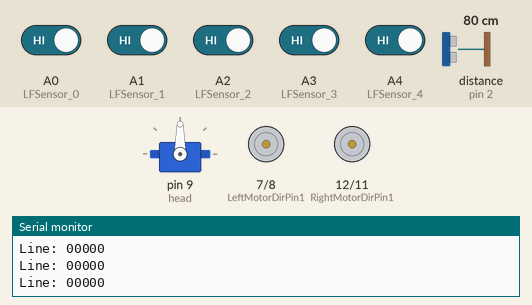
Bench run of a sketch on a simulated Arduino Uno, built with avr-gcc and run on an emulated ATmega328P. Parts: servo, motor-driver pin pairs drawn as motors (green arrow = first pin HIGH = forward, orange = second pin HIGH = backward, longer = more drive, scaled by the enable pin), the last lines printed to the serial monitor. Wiring (inferred from the names in the program): ultrasonic range finder: trigger pin 10; echo pin 2. The test bench sets the inputs (shaded band); at power-on: A0 (LFSensor_0), A1 (LFSensor_1), A2 (LFSensor_2), A3 (LFSensor_3), A4 (LFSensor_4) HIGH, distance to the obstacle (sensor on pin 2) 80 cm. The echo pulse lasts 58.3 µs per cm.

Above: at 1.2 s.
1.3 s: distance to the obstacle (sensor on pin 2) set to 33 cm
3.7 s: distance to the obstacle (sensor on pin 2) set to 27 cm
At 5.7 s:
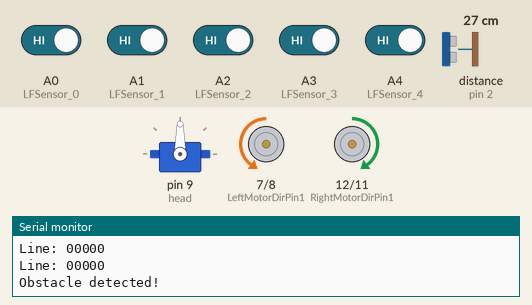
At 6.5 s:
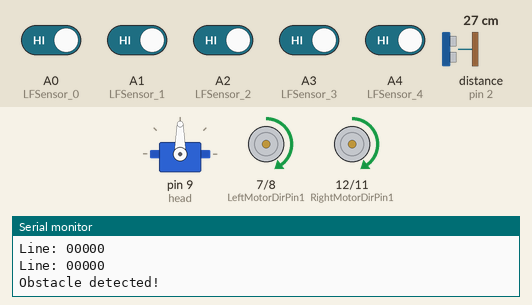
9.9 s: A2 (LFSensor_2) driven LOW
At 15.9 s:
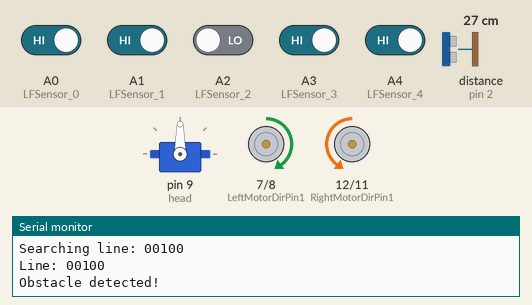
Timing chart, 0 to 19.0 s (numbered marks = the images above; inputs shaded):
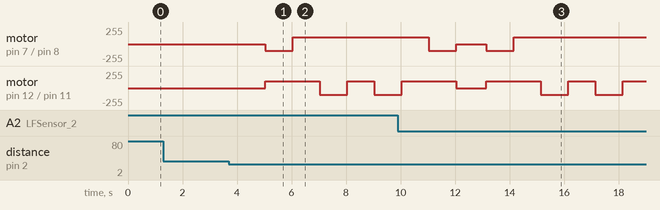

Measured:
- the behaviour switches between 31 and 30 cm on distance to the obstacle (sensor on pin 2) (found by bisection; images 0 and 1)

The sketch:

final_version_track_obstacle.ino
```cpp
#include <Servo.h>

// === PIN ASSIGNMENTS ===
#define LFSensor_0 A0
#define LFSensor_1 A1
#define LFSensor_2 A2
#define LFSensor_3 A3
#define LFSensor_4 A4

#define speedPinR 3
#define RightMotorDirPin1 12
#define RightMotorDirPin2 11
#define speedPinL 6
#define LeftMotorDirPin1 7
#define LeftMotorDirPin2 8

#define trigPin 10
#define echoPin 2

#define FAST_SPEED 100
#define SLOW_SPEED 65

Servo head; // Déclaration du servo moteur

// === MOTOR CONTROL FUNCTIONS ===
void go_Advance() {
  digitalWrite(RightMotorDirPin1, HIGH);
  digitalWrite(RightMotorDirPin2, LOW);
  digitalWrite(LeftMotorDirPin1, HIGH);
  digitalWrite(LeftMotorDirPin2, LOW);
}

void go_Back() {
  digitalWrite(RightMotorDirPin1, LOW);
  digitalWrite(RightMotorDirPin2, HIGH);
  digitalWrite(LeftMotorDirPin1, LOW);
  digitalWrite(LeftMotorDirPin2, HIGH);
}

void go_Left() {
  digitalWrite(RightMotorDirPin1, HIGH);
  digitalWrite(RightMotorDirPin2, LOW);
  digitalWrite(LeftMotorDirPin1, LOW);
  digitalWrite(LeftMotorDirPin2, HIGH);
}

void go_Right() {
  digitalWrite(RightMotorDirPin1, LOW);
  digitalWrite(RightMotorDirPin2, HIGH);
  digitalWrite(LeftMotorDirPin1, HIGH);
  digitalWrite(LeftMotorDirPin2, LOW);
}

void stop_Stop() {
  digitalWrite(RightMotorDirPin1, LOW);
  digitalWrite(RightMotorDirPin2, LOW);
  digitalWrite(LeftMotorDirPin1, LOW);
  digitalWrite(LeftMotorDirPin2, LOW);
}

void set_Motorspeed(int speed_L, int speed_R) {
  analogWrite(speedPinL, speed_L);
  analogWrite(speedPinR, speed_R);
}

// === INITIALIZATION ===
void init_GPIO() {
  pinMode(RightMotorDirPin1, OUTPUT);
  pinMode(RightMotorDirPin2, OUTPUT);
  pinMode(speedPinR, OUTPUT);
  pinMode(LeftMotorDirPin1, OUTPUT);
  pinMode(LeftMotorDirPin2, OUTPUT);
  pinMode(speedPinL, OUTPUT);

  pinMode(LFSensor_0, INPUT);
  pinMode(LFSensor_1, INPUT);
  pinMode(LFSensor_2, INPUT);
  pinMode(LFSensor_3, INPUT);
  pinMode(LFSensor_4, INPUT);

  pinMode(trigPin, OUTPUT);
  pinMode(echoPin, INPUT);

  stop_Stop();
}

// === READ LINE SENSORS ===
String read_sensor_values() {
  int sensorvalue = 32;
  int sensor[5];
  sensor[0] = !digitalRead(LFSensor_0);
  sensor[1] = !digitalRead(LFSensor_1);
  sensor[2] = !digitalRead(LFSensor_2);
  sensor[3] = !digitalRead(LFSensor_3);
  sensor[4] = !digitalRead(LFSensor_4);
  sensorvalue += sensor[0]*16 + sensor[1]*8 + sensor[2]*4 + sensor[3]*2 + sensor[4];
  String senstr = String(sensorvalue, BIN);
  senstr = senstr.substring(1, 6); // Keep only 5 bits
  return senstr;
}

// === READ ULTRASONIC SENSOR ===
long readUltrasonicDistance() {
  digitalWrite(trigPin, LOW);
  delayMicroseconds(2);
  digitalWrite(trigPin, HIGH);
  delayMicroseconds(10);
  digitalWrite(trigPin, LOW);

  long duration = pulseIn(echoPin, HIGH);
  long distance = duration * 0.034 / 2; // distance in cm
  return distance;
}

// === LINE TRACKING LOGIC ===
void auto_tracking() {
  String sensorval = read_sensor_values();
  Serial.println("Line: " + sensorval);

  if (sensorval == "10000"  || sensorval == "01000" || sensorval == "11000") {
    go_Left();
    set_Motorspeed(FAST_SPEED, FAST_SPEED);
  }
  else if (sensorval == "00001" || sensorval == "00010" || sensorval == "00011") {
    go_Right();
    set_Motorspeed(FAST_SPEED, FAST_SPEED);
  }
  else if (sensorval == "00000") {
    stop_Stop();
    set_Motorspeed(0, 0);
  }
  else if (sensorval == "11111" || sensorval == "00100") {
    go_Advance();
    set_Motorspeed(FAST_SPEED, FAST_SPEED); // move straight
  }
  else if (sensorval == "01100" || sensorval == "10100" || sensorval == "11100") {
    go_Advance();
    set_Motorspeed(SLOW_SPEED, FAST_SPEED); // slight left
  }
  else if (sensorval == "00101" || sensorval == "00110" || sensorval == "00111") {
    go_Advance();
    set_Motorspeed(FAST_SPEED, SLOW_SPEED); // slight right
  }
}

// === OBSTACLE AVOIDING LOGIC ===
void auto_avoidance() {
  Serial.println("Obstacle detected!");

  stop_Stop();
  delay(1000);

  // Turn right to avoid
  go_Left();
  set_Motorspeed(FAST_SPEED, FAST_SPEED);
  delay(1000);

  // Move forward to bypass the obstacle
  go_Advance();
  set_Motorspeed(FAST_SPEED, FAST_SPEED);
  delay(1000);

  // Turn right to avoid
  go_Right();
  set_Motorspeed(FAST_SPEED, FAST_SPEED);
  delay(1000);

  // Move forward to bypass the obstacle
  go_Advance();
  set_Motorspeed(FAST_SPEED, FAST_SPEED);
  delay(1000);

  // Turn right to avoid
  go_Right();
  set_Motorspeed(FAST_SPEED, FAST_SPEED);
  delay(1000);

  // Move forward to bypass the obstacle
  go_Advance();
  set_Motorspeed(FAST_SPEED, FAST_SPEED);
  delay(1000);

  // Turn right to avoid
  go_Left();
  set_Motorspeed(FAST_SPEED, FAST_SPEED);
  delay(1000);

  stop_Stop();
  delay(100);

  // Try to find the line again
  while (true) {
    String sensorval = read_sensor_values();
    Serial.println("Searching line: " + sensorval);

    if(
      sensorval == "00001" || sensorval == "00010"
    || sensorval == "00011" || sensorval == "00100"
    || sensorval == "00101" || sensorval == "00110"
    || sensorval == "00111" || sensorval == "01000"
    || sensorval == "01001" || sensorval == "01010"
    || sensorval == "01011" || sensorval == "01100"
    || sensorval == "01101" || sensorval == "01111"
    || sensorval == "10001" || sensorval == "10010"
    || sensorval == "10011" || sensorval == "10100"
    || sensorval == "10101" || sensorval == "10110"
    || sensorval == "10111" || sensorval == "11000"
    || sensorval == "11001" || sensorval == "11010"
    || sensorval == "11011" || sensorval == "11100"
    || sensorval == "11101" || sensorval == "11111"
    )
    {
      break;
    }
  }
}

// === SETUP AND LOOP ===
void setup() {
  Serial.begin(9600);
  init_GPIO();
  head.attach(9); // ATTACHER ton servo sur le pin 5 (change si nécessaire)
  head.write(90); // Mettre immédiatement le servo à 90°
}

unsigned long lastUltrasonicCheck = 0;
const unsigned long ultrasonicInterval = 500; // Mesure toutes les 100ms

void loop() {
  unsigned long currentMillis = millis();

  // Vérifier la distance toutes les 100ms
  if (currentMillis - lastUltrasonicCheck >= ultrasonicInterval) {
    lastUltrasonicCheck = currentMillis;
    long distance = readUltrasonicDistance();

    // --- FILTRE ---
    if (distance > 0 && distance < 30) {
      auto_avoidance();
    }
    // sinon, on ne fait rien (distance fausse ignorée)
  }
  auto_tracking();
}
```
